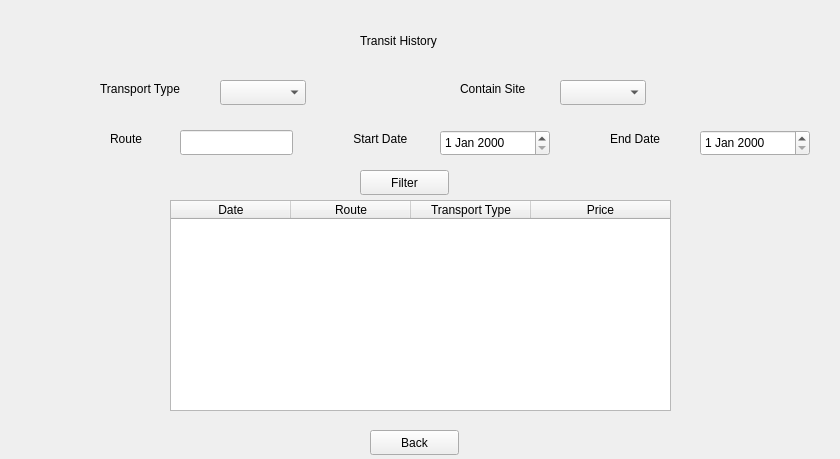
<?xml version="1.0" encoding="UTF-8"?>
<ui version="4.0">
 <class>Form</class>
 <widget class="QWidget" name="Form">
  <property name="geometry">
   <rect>
    <x>0</x>
    <y>0</y>
    <width>840</width>
    <height>459</height>
   </rect>
  </property>
  <property name="windowTitle">
   <string>Form</string>
  </property>
  <widget class="QLabel" name="label">
   <property name="geometry">
    <rect>
     <x>360</x>
     <y>20</y>
     <width>161</width>
     <height>41</height>
    </rect>
   </property>
   <property name="text">
    <string>Transit History</string>
   </property>
  </widget>
  <widget class="QComboBox" name="comboBox_2">
   <property name="geometry">
    <rect>
     <x>220</x>
     <y>80</y>
     <width>86</width>
     <height>25</height>
    </rect>
   </property>
  </widget>
  <widget class="QLabel" name="label_3">
   <property name="geometry">
    <rect>
     <x>100</x>
     <y>80</y>
     <width>111</width>
     <height>17</height>
    </rect>
   </property>
   <property name="text">
    <string>Transport Type</string>
   </property>
  </widget>
  <widget class="QLabel" name="label_2">
   <property name="geometry">
    <rect>
     <x>460</x>
     <y>80</y>
     <width>111</width>
     <height>17</height>
    </rect>
   </property>
   <property name="text">
    <string>Contain Site</string>
   </property>
  </widget>
  <widget class="QComboBox" name="comboBox">
   <property name="geometry">
    <rect>
     <x>560</x>
     <y>80</y>
     <width>86</width>
     <height>25</height>
    </rect>
   </property>
  </widget>
  <widget class="QLabel" name="label_4">
   <property name="geometry">
    <rect>
     <x>110</x>
     <y>130</y>
     <width>67</width>
     <height>17</height>
    </rect>
   </property>
   <property name="text">
    <string>Route</string>
   </property>
  </widget>
  <widget class="QLineEdit" name="lineEdit">
   <property name="geometry">
    <rect>
     <x>180</x>
     <y>130</y>
     <width>113</width>
     <height>25</height>
    </rect>
   </property>
  </widget>
  <widget class="QLabel" name="label_5">
   <property name="geometry">
    <rect>
     <x>350</x>
     <y>130</y>
     <width>81</width>
     <height>17</height>
    </rect>
   </property>
   <property name="text">
    <string> Start Date</string>
   </property>
  </widget>
  <widget class="QDateEdit" name="dateEdit">
   <property name="geometry">
    <rect>
     <x>440</x>
     <y>130</y>
     <width>110</width>
     <height>26</height>
    </rect>
   </property>
  </widget>
  <widget class="QLabel" name="label_6">
   <property name="geometry">
    <rect>
     <x>610</x>
     <y>130</y>
     <width>81</width>
     <height>17</height>
    </rect>
   </property>
   <property name="text">
    <string>End Date</string>
   </property>
  </widget>
  <widget class="QDateEdit" name="dateEdit_2">
   <property name="geometry">
    <rect>
     <x>700</x>
     <y>130</y>
     <width>110</width>
     <height>26</height>
    </rect>
   </property>
  </widget>
  <widget class="QPushButton" name="pushButton">
   <property name="geometry">
    <rect>
     <x>360</x>
     <y>170</y>
     <width>89</width>
     <height>25</height>
    </rect>
   </property>
   <property name="text">
    <string>Filter</string>
   </property>
  </widget>
  <widget class="QTableWidget" name="tableWidget">
   <property name="geometry">
    <rect>
     <x>170</x>
     <y>200</y>
     <width>501</width>
     <height>211</height>
    </rect>
   </property>
   <property name="baseSize">
    <size>
     <width>0</width>
     <height>0</height>
    </size>
   </property>
   <property name="focusPolicy">
    <enum>Qt::ClickFocus</enum>
   </property>
   <property name="columnCount">
    <number>4</number>
   </property>
   <attribute name="horizontalHeaderDefaultSectionSize">
    <number>120</number>
   </attribute>
   <attribute name="horizontalHeaderShowSortIndicator" stdset="0">
    <bool>true</bool>
   </attribute>
   <attribute name="horizontalHeaderStretchLastSection">
    <bool>true</bool>
   </attribute>
   <column>
    <property name="text">
     <string>Date</string>
    </property>
    <property name="textAlignment">
     <set>AlignCenter</set>
    </property>
   </column>
   <column>
    <property name="text">
     <string>Route</string>
    </property>
    <property name="textAlignment">
     <set>AlignCenter</set>
    </property>
   </column>
   <column>
    <property name="text">
     <string>Transport Type</string>
    </property>
    <property name="textAlignment">
     <set>AlignCenter</set>
    </property>
   </column>
   <column>
    <property name="text">
     <string>Price</string>
    </property>
    <property name="textAlignment">
     <set>AlignCenter</set>
    </property>
   </column>
  </widget>
  <widget class="QPushButton" name="pushButton_2">
   <property name="geometry">
    <rect>
     <x>370</x>
     <y>430</y>
     <width>89</width>
     <height>25</height>
    </rect>
   </property>
   <property name="text">
    <string>Back</string>
   </property>
  </widget>
 </widget>
 <resources/>
 <connections/>
</ui>
